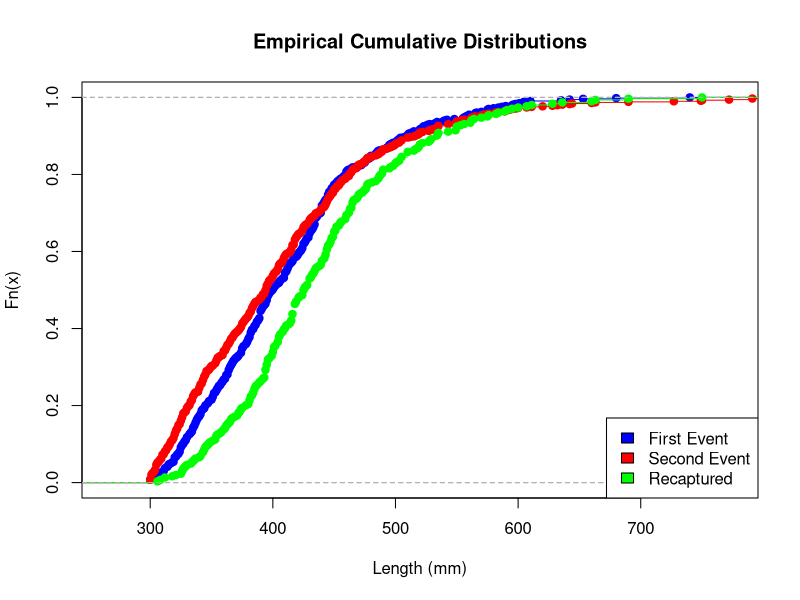

Here is the R script that generated this plot:
## ---- chunk 1
knitr::opts_chunk$set(echo = TRUE)
library(tidyverse)
## ---- chunk 2
mr_df <- read.csv("../data/mr_data.csv")

mark <- mr_df %>% filter(mark == 1, !is.na(mark_len))
cap <- mr_df %>% filter(recap == 1, !is.na(recap_len)) 
recap <- mr_df %>% filter(both_events == 1, !is.na(recap_len))






plot(ecdf(mark$mark_len), col = "blue", main = "Empirical Cumulative Distributions", xlab = "Length (mm)")
lines(ecdf(cap$recap_len), col = "red")
lines(ecdf(recap$recap_len), col = "green")
legend("bottomright", legend = c("First Event", "Second Event", "Recaptured"), fill = c("blue", "red", "green"))
## ---- chunk 3

M <- sum(mr_df$mark)
C <- sum(mr_df$recap)
R <- sum(mr_df$both_events)

N_hat <- M*C/R


B <- 1000

df <- data.frame(bias = NA, KS1 = NA, KS2 = NA)


for (i in 1:B){
  
  # Rsample new mark event data
  mark_new <- sample_n(mr_df, size = nrow(mr_df), replace = TRUE)
  # if mark is NA that means we didn't catch that fish this time
  mark_new <- mark_new[!is.na(mark_new$mark_len),]
  
  cap_new <- sample_n(mr_df, size = nrow(mr_df), replace = TRUE)
  cap_new <- cap_new[!is.na(cap_new$recap_len),]
  

  recap_new <- cap_new[!is.na(cap_new$mark_len),]
  
  
  M_new <- sum(mark_new$mark)
  C_new <- sum(cap_new$recap)
  R_new <- sum(recap_new$both_events)
  
  
  test1 <- ks.test(mark_new$mark_len, recap_new$recap_len)$p.value
  test2 <- ks.test(cap_new$recap_len, recap_new$recap_len)$p.value
  
  # bias
  df[i,1] <- M_new*C_new/R_new - N_hat
  df[i,2] <- test1 < .05
  df[i,3] <- test2 < .05
}


head(df)


sum(df$KS1/1000)
sum(df$KS2/1000)
mean(df$bias)


